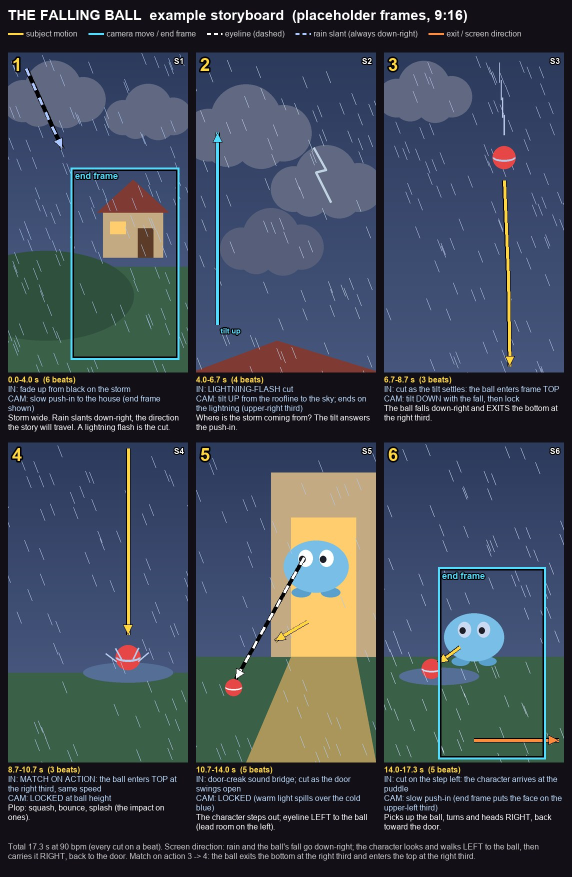
#> input picture tools/storyboard/example/storyboard-sheet.jpg, 1144 x 1754 px (shown at 1/2 size)
$ python -i vision.py   (imports and definitions only)
#> lines starting #> are read from the running program, lines starting #| are printed output that depends on the picture
#> further down, picture is the input picture: PIL image 1144x1754 RGB; mean R, G, B 62.9, 71.8, 84.2
"""Cheap vision backends shared by frameqa and continuity: ask fixed yes/no questions about frames.

Every backend takes a list of frames (PIL images) plus the question list and returns, per frame,
{qid: {"answer": "yes"|"no", "p": prob_yes, "reason": str}} and a cost estimate in USD.

Backends
  jev     TypeSafe Jev (System One), one call per frame, all questions in the call; returns a
          probability only (no reason). $0.042 per M input tokens, output free.
  gemini  Google Gemini direct (GEMINI_API_KEY), several frames per call, JSON with reasons.
  fal     fal.ai openrouter/router/vision (FAL_KEY), any OpenRouter vision model, JSON with reasons.
  ollama  local Ollama vision model (qwen3-vl:8b etc.), free but slow on a consumer GPU.
No third-party deps: urllib only.

Keys come from environment variables only (TYPESAFE_API_KEY, FAL_KEY, GEMINI_API_KEY), or from a `.env`
file in the current working directory (or the file named by AMR_ENV_FILE). Keys are never printed or logged.
"""
from __future__ import annotations

import base64
import io
import json
import os
import re
import time
import urllib.error
import urllib.request
import uuid
from pathlib import Path

from PIL import Image

ENV_FILE = Path(os.environ.get("AMR_ENV_FILE", ".env"))

# USD per million tokens (input, output). Gemini direct = Google list price; fal passes OpenRouter's.
PRICES = {
    "jev": (0.042, 0.0),
    "gemini-2.5-flash-lite": (0.10, 0.40),
    "gemini-2.5-flash": (0.30, 2.50),
    "gemini-3.1-flash-lite": (0.25, 1.50),
    "gemini-3-flash-preview": (0.50, 3.00),
}


# [42 lines left out: functions env_key, to_jpeg, _post, not called in this run]


# ---------------------------------------------------------------- Jev (TypeSafe System One)
def jev_jpeg(im, max_side: int = 1568) -> bytes:
    """Jev needs every side within 280..1568 px and does not resize; scale (and pad if very wide)."""
#> called with max_side = 1568
    im = im.convert("RGB")
    w, h = im.size
#> w = 1144; h = 1754
    s = min(max_side / max(w, h), 1.0)
#> s = 0.894
    s = max(s, 280 / min(w, h))
    im = im.resize((max(280, round(w * s)), max(280, round(h * s))))
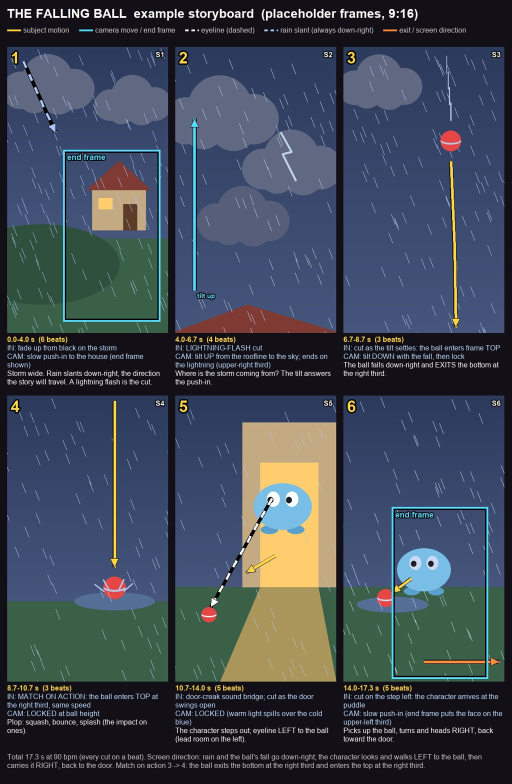
#> im: PIL image 1023x1568 RGB (shown at 1/2 size); mean R, G, B 62.9, 71.8, 84.2
    w, h = im.size
#> w = 1023; h = 1568
    if max(w, h) > 1568:  # extreme aspect: pad the short side instead
        s = 1568 / max(w, h)
        im = im.resize((round(w * s), round(h * s)))
        c = Image.new("RGB", (max(280, im.size[0]), max(280, im.size[1])), (0, 0, 0))
        c.paste(im, (0, 0))
        im = c
    b = io.BytesIO()
    im.save(b, "JPEG", quality=85)
    return b.getvalue()


class Jev:
    name = "jev"

    # [84 lines left out: functions __init__, ask, _prompt, _parse, not called in this run]


class Gemini:
    name = "gemini"

    # [30 lines left out: functions __init__, ask, not called in this run]


class FalRouter:
    """fal.ai openrouter/router/vision. Images must be URLs; data URIs work for small jpegs."""
    name = "fal"

    # [27 lines left out: functions __init__, ask, not called in this run]


class Ollama:
    name = "ollama"

    # [26 lines left out: functions __init__, ask, make, not called in this run]

>>> from PIL import Image
>>> picture = Image.open('../storyboard/example/storyboard-sheet.jpg')
>>> result = jev_jpeg(picture)
